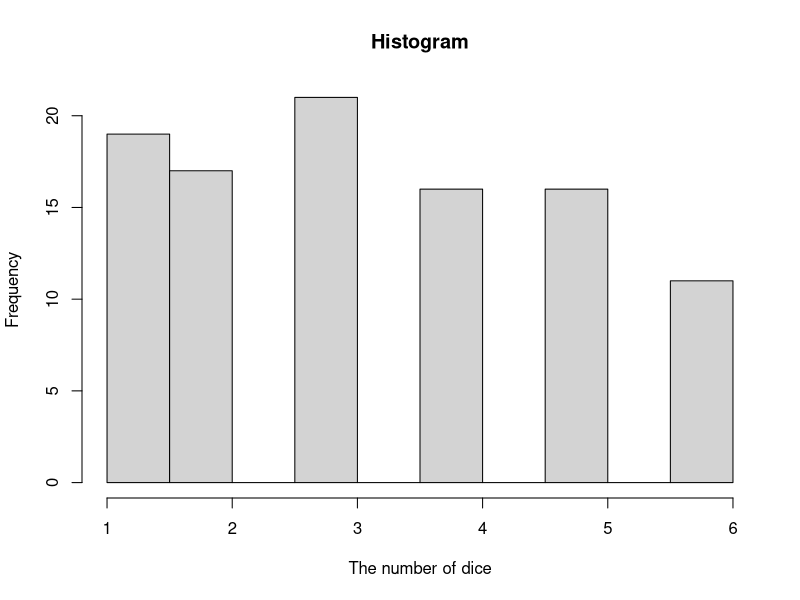
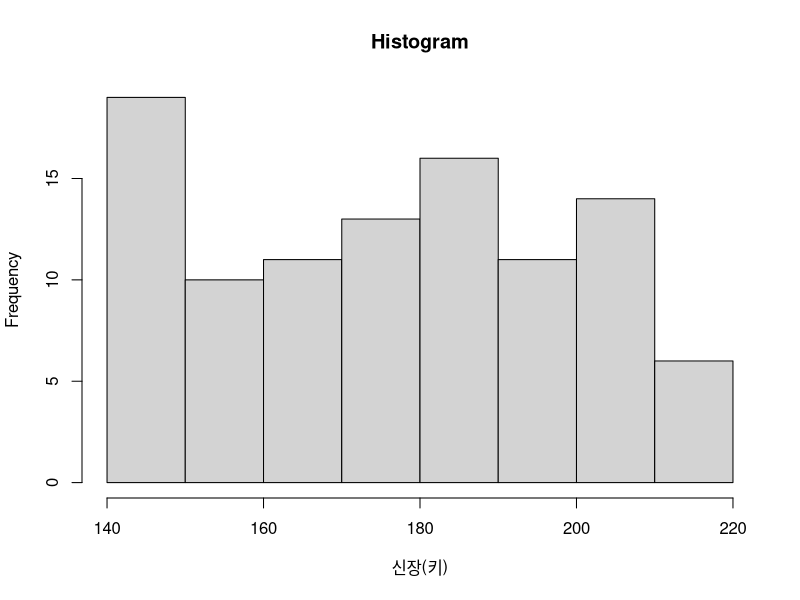
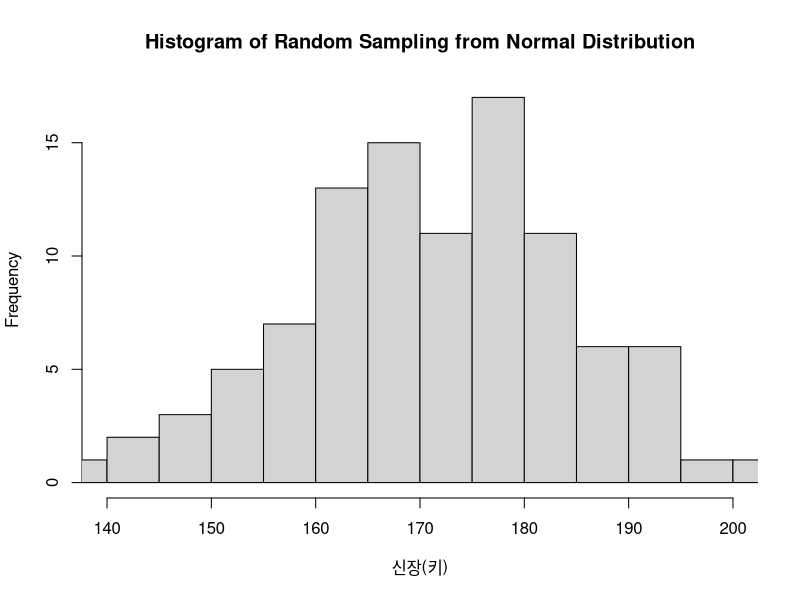
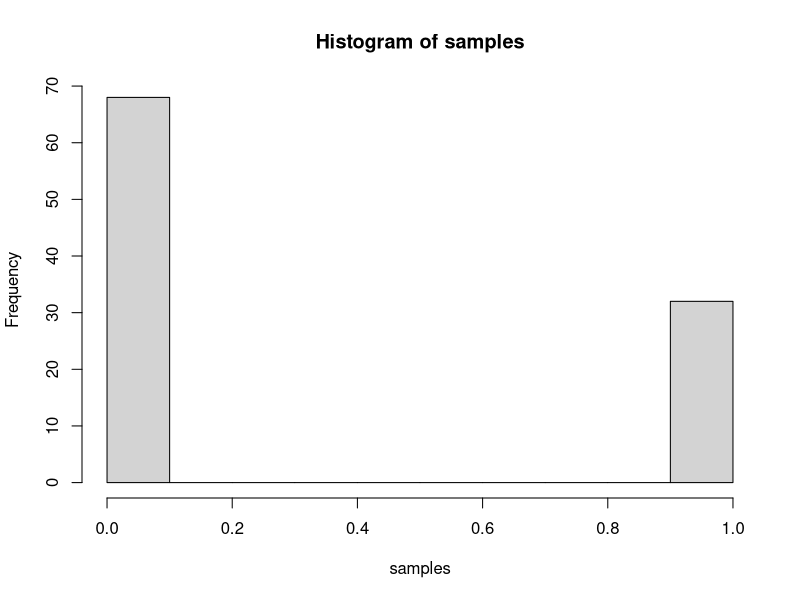
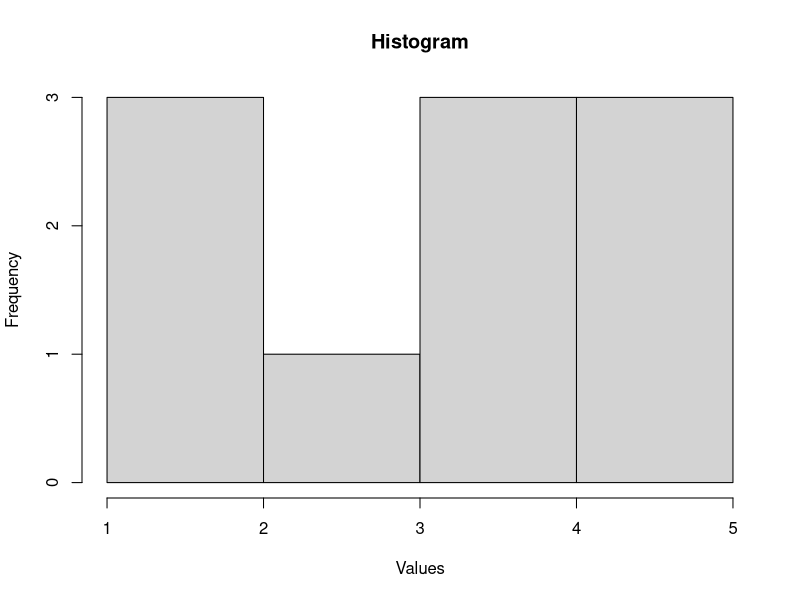
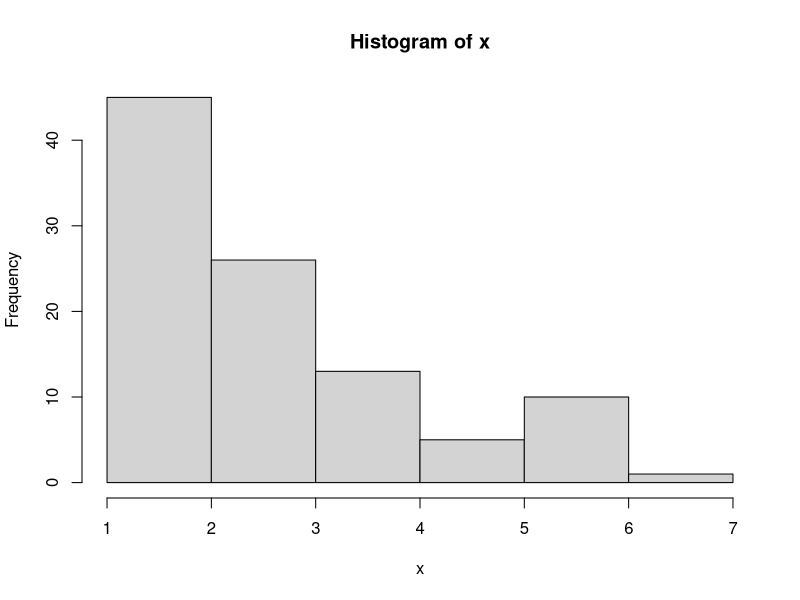
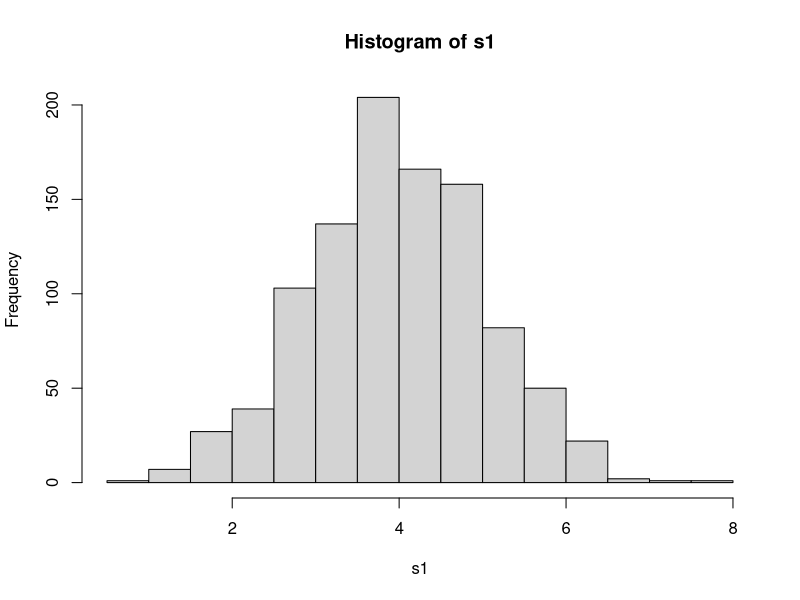
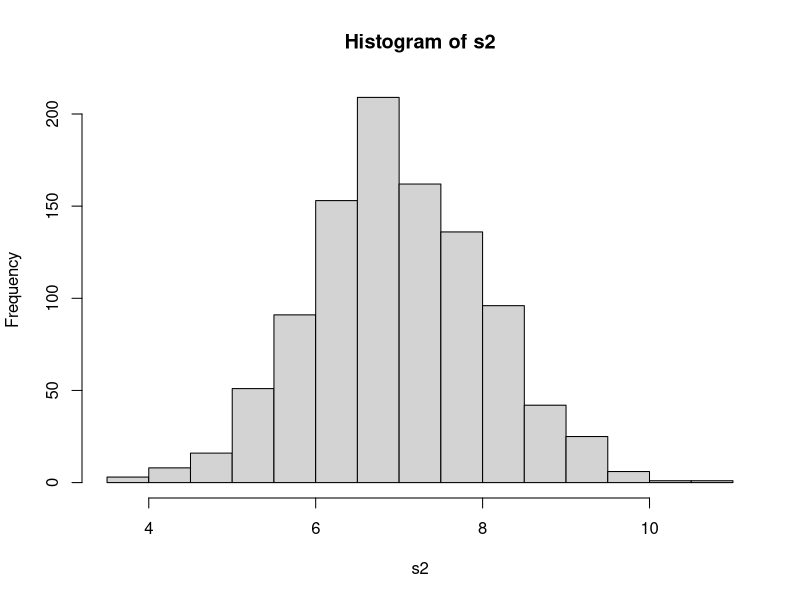

Reproduce these figures in R, in order.
# Define the possible outcomes of the die
die_outcomes <- 1:6
# Generate 100 random dice rolls
dice_rolls <- sample(die_outcomes, 100, replace = TRUE)
# View the results
dice_rolls
# Calculate the frequencies of each outcome
freq_table <- table(dice_rolls)
freq_table
# Calculate the probabilities of each outcome
probabilities <- prop.table(freq_table)
probabilities
hist(dice_rolls, xlab = "The number of dice", main = "Histogram")

# 모집단과 샘플의 의미
population <- 140:220                    # 전체인구의 신장
sample <- sample(population, 100, replace = TRUE)
sample
freq_table <- table(sample)
freq_table
probabilities <- prop.table(sample)
probabilities
hist(sample, xlab = "신장(키)", main = "Histogram")

set.seed(1)
# Generate random samples from a normal distribution
population <- rnorm(100, mean = 170, sd = 15)

# Create a histogram
hist(population, breaks = "FD", 
     xlim = c(140, 200), 
     main = "Histogram of Random Sampling from Normal Distribution", 
     xlab = "신장(키)")

# 베르누이 확률분포포
set.seed(1)
# Parameters
n <- 100  # Number of samples
p <- 0.3  # Probability of success
# Generate random samples
samples <- rbinom(n, size = 1, prob = p)
# Print the generated samples
print(samples)
hist(samples)



# Create a vector of data
data <- c(1, 2, 2, 3, 4, 4, 4, 5, 5, 5)

dice_rolls
# Plot the histogram
hist(data, xlab = "Values", main = "Histogram")
# Calculate the probabilities
probabilities <- prop.table(table(data))
probabilities

# 이항분포
dbinom(x = 1, size = 1, prob = 1/2 ) # 동전의 경우 1번 던져서 앞 or 뒷뒷면 나올 확률
dbinom(x = 1, size = 1, prob = 1/6 ) # 주사위를 1번 던져서 특정 번호가 1번 나올 확률

dbinom( x = 4, size = 20, prob = 1/6 )
dbinom( x = 4, size = 200, prob = 1/6 )
# 로또 벼락맞을 확률
dbinom( x = 1, size = 100000, prob = 1/8000000 )

# 실전문제
dbinom( x= 4, size = 10, prob = 0.3)
pbinom( q= 4, size = 10, prob = 0.3)

# 주사위 20회 시행 이항분포
dbinom( x= 4, size = 20, prob = 1/6) 
pbinom( q= 4, size = 20, prob = 1/6)
qbinom( p = 0.75, size = 20, prob = 1/6 )
rbinom( n = 100, size = 20, prob = 1/6 )
x <- rbinom( n = 100, size = 20, prob = 1/6 )
hist(x)

#정규분포
s1 <- rnorm(1000, mean = 4, sd = 1)             
s2 <- rnorm(1000, mean = 7, sd = 1)             
hist(s1)
hist(s2)
# Set up a multi-panel plot
par(mfrow = c(1, 2))  # 1 row, 2 columns
# Histogram of s1
hist(s1, main = "Histogram of s1")
# Histogram of s2
hist(s2, main = "Histogram of s2")

# 정규분포
x <- rnorm(1000, mean = 0, sd = 1) 
hist(x)

dnorm(0, mean = 0, sd = 1)  # Prints the probability density
pnorm(0, mean = 0, sd = 1)  # Prints the cumulative probability
qnorm(0.5, mean = 0, sd = 1) # Prints the quantile value

# 실전문제
pnorm(1,mean=0,sd=1)-pnorm(-1,mean=0,sd=1)
pnorm(2,mean=0,sd=1)-pnorm(-2,mean=0,sd=1)
pnorm(-1,mean=0,sd=1)
pnorm(0,mean=0,sd=1)-pnorm(-1,mean=0,sd=1)

# other distribution
normal.a <- rnorm( n=10000, mean=0, sd=1 )
print(normal.a)
hist(normal.a)
normal.b <- rnorm( n=10000 ) # another set of normally distributed data
normal.c <- rnorm( n=10000 ) # and another!

chi.sq.3 <- (normal.a)^2 + (normal.b)^2 + (normal.c)^2
hist( chi.sq.3 )

scaled.chi.sq.3 <- chi.sq.3 / 3
normal.d <- rnorm( n=1000 ) # yet another set of normally distributed data
t.3 <- normal.d / sqrt( scaled.chi.sq.3 ) # divide by square root of scaled chi-square to get t
hist(t.3 )



chi.sq.20 <- rchisq( 1000, 20) # generate chi square data with df = 20...
scaled.chi.sq.20 <- chi.sq.20 / 20 # scale the chi square variable...
F.3.20 <- scaled.chi.sq.3 / scaled.chi.sq.20 # take the ratio of the two chi squares...
hist( F.3.20 ) # ... and draw a picture






